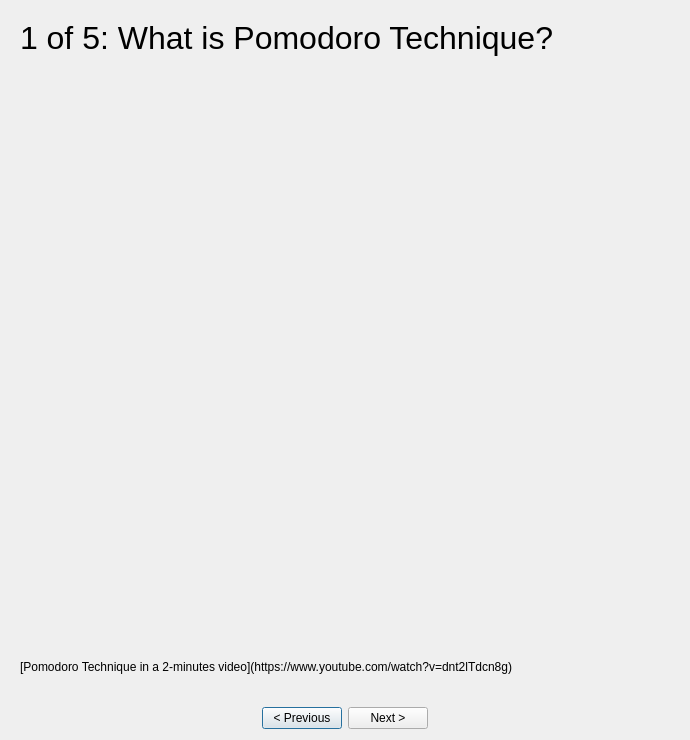
<?xml version="1.0" encoding="UTF-8"?>
<ui version="4.0">
 <class>Dialog</class>
 <widget class="QDialog" name="Dialog">
  <property name="geometry">
   <rect>
    <x>0</x>
    <y>0</y>
    <width>688</width>
    <height>740</height>
   </rect>
  </property>
  <property name="windowTitle">
   <string>Quick tour</string>
  </property>
  <layout class="QVBoxLayout" name="verticalLayout">
   <item>
    <widget class="QStackedWidget" name="pages">
     <property name="currentIndex">
      <number>0</number>
     </property>
     <widget class="QWidget" name="page1">
      <layout class="QVBoxLayout" name="verticalLayout_12">
       <item>
        <widget class="QLabel" name="title1">
         <property name="font">
          <font>
           <pointsize>24</pointsize>
          </font>
         </property>
         <property name="text">
          <string>1 of 5: What is Pomodoro Technique?</string>
         </property>
        </widget>
       </item>
       <item>
        <spacer name="vs12">
         <property name="orientation">
          <enum>Qt::Vertical</enum>
         </property>
         <property name="sizeHint" stdset="0">
          <size>
           <width>20</width>
           <height>40</height>
          </size>
         </property>
        </spacer>
       </item>
       <item>
        <layout class="QHBoxLayout" name="hl12">
         <item>
          <spacer name="hs13">
           <property name="orientation">
            <enum>Qt::Horizontal</enum>
           </property>
           <property name="sizeHint" stdset="0">
            <size>
             <width>40</width>
             <height>20</height>
            </size>
           </property>
          </spacer>
         </item>
         <item>
          <widget class="QLabel" name="image1">
           <property name="sizePolicy">
            <sizepolicy hsizetype="Fixed" vsizetype="Fixed">
             <horstretch>1</horstretch>
             <verstretch>1</verstretch>
            </sizepolicy>
           </property>
           <property name="minimumSize">
            <size>
             <width>650</width>
             <height>575</height>
            </size>
           </property>
           <property name="text">
            <string/>
           </property>
           <property name="pixmap">
            <pixmap>:/tutorial/step1.png</pixmap>
           </property>
           <property name="alignment">
            <set>Qt::AlignLeading|Qt::AlignLeft|Qt::AlignVCenter</set>
           </property>
          </widget>
         </item>
         <item>
          <spacer name="hs14">
           <property name="orientation">
            <enum>Qt::Horizontal</enum>
           </property>
           <property name="sizeHint" stdset="0">
            <size>
             <width>40</width>
             <height>20</height>
            </size>
           </property>
          </spacer>
         </item>
        </layout>
       </item>
       <item>
        <widget class="QLabel" name="description1">
         <property name="text">
          <string>[Pomodoro Technique in a 2-minutes video](https://www.youtube.com/watch?v=dnt2lTdcn8g)</string>
         </property>
         <property name="textFormat">
          <enum>Qt::MarkdownText</enum>
         </property>
         <property name="wordWrap">
          <bool>true</bool>
         </property>
         <property name="openExternalLinks">
          <bool>true</bool>
         </property>
        </widget>
       </item>
       <item>
        <spacer name="vs11">
         <property name="orientation">
          <enum>Qt::Vertical</enum>
         </property>
         <property name="sizeHint" stdset="0">
          <size>
           <width>20</width>
           <height>40</height>
          </size>
         </property>
        </spacer>
       </item>
      </layout>
     </widget>
     <widget class="QWidget" name="page2">
      <layout class="QVBoxLayout" name="verticalLayout_22">
       <item>
        <widget class="QLabel" name="title2">
         <property name="font">
          <font>
           <pointsize>24</pointsize>
          </font>
         </property>
         <property name="text">
          <string>2 of 5: Flowkeeper main window</string>
         </property>
        </widget>
       </item>
       <item>
        <spacer name="vs21">
         <property name="orientation">
          <enum>Qt::Vertical</enum>
         </property>
         <property name="sizeHint" stdset="0">
          <size>
           <width>20</width>
           <height>40</height>
          </size>
         </property>
        </spacer>
       </item>
       <item>
        <layout class="QHBoxLayout" name="hl22">
         <item>
          <spacer name="hs23">
           <property name="orientation">
            <enum>Qt::Horizontal</enum>
           </property>
           <property name="sizeHint" stdset="0">
            <size>
             <width>40</width>
             <height>20</height>
            </size>
           </property>
          </spacer>
         </item>
         <item>
          <widget class="QLabel" name="image2">
           <property name="sizePolicy">
            <sizepolicy hsizetype="Fixed" vsizetype="Fixed">
             <horstretch>1</horstretch>
             <verstretch>1</verstretch>
            </sizepolicy>
           </property>
           <property name="minimumSize">
            <size>
             <width>650</width>
             <height>575</height>
            </size>
           </property>
           <property name="text">
            <string/>
           </property>
           <property name="pixmap">
            <pixmap>:/tutorial/step2.png</pixmap>
           </property>
           <property name="alignment">
            <set>Qt::AlignLeading|Qt::AlignLeft|Qt::AlignVCenter</set>
           </property>
          </widget>
         </item>
         <item>
          <spacer name="hs24">
           <property name="orientation">
            <enum>Qt::Horizontal</enum>
           </property>
           <property name="sizeHint" stdset="0">
            <size>
             <width>40</width>
             <height>20</height>
            </size>
           </property>
          </spacer>
         </item>
        </layout>
       </item>
       <item>
        <spacer name="vs21">
         <property name="orientation">
          <enum>Qt::Vertical</enum>
         </property>
         <property name="sizeHint" stdset="0">
          <size>
           <width>20</width>
           <height>40</height>
          </size>
         </property>
        </spacer>
       </item>
      </layout>
     </widget>
     <widget class="QWidget" name="page3">
      <layout class="QVBoxLayout" name="verticalLayout_32">
       <item>
        <widget class="QLabel" name="title3">
         <property name="font">
          <font>
           <pointsize>24</pointsize>
          </font>
         </property>
         <property name="text">
          <string>3 of 5: Work items and Pomodoro</string>
         </property>
        </widget>
       </item>
       <item>
        <spacer name="vs32">
         <property name="orientation">
          <enum>Qt::Vertical</enum>
         </property>
         <property name="sizeHint" stdset="0">
          <size>
           <width>20</width>
           <height>40</height>
          </size>
         </property>
        </spacer>
       </item>
       <item>
        <layout class="QHBoxLayout" name="hl32">
         <item>
          <spacer name="hs33">
           <property name="orientation">
            <enum>Qt::Horizontal</enum>
           </property>
           <property name="sizeHint" stdset="0">
            <size>
             <width>40</width>
             <height>20</height>
            </size>
           </property>
          </spacer>
         </item>
         <item>
          <widget class="QLabel" name="image3">
           <property name="sizePolicy">
            <sizepolicy hsizetype="Fixed" vsizetype="Fixed">
             <horstretch>1</horstretch>
             <verstretch>1</verstretch>
            </sizepolicy>
           </property>
           <property name="minimumSize">
            <size>
             <width>650</width>
             <height>575</height>
            </size>
           </property>
           <property name="text">
            <string/>
           </property>
           <property name="pixmap">
            <pixmap>:/tutorial/step3.png</pixmap>
           </property>
           <property name="alignment">
            <set>Qt::AlignLeading|Qt::AlignLeft|Qt::AlignVCenter</set>
           </property>
          </widget>
         </item>
         <item>
          <spacer name="hs34">
           <property name="orientation">
            <enum>Qt::Horizontal</enum>
           </property>
           <property name="sizeHint" stdset="0">
            <size>
             <width>40</width>
             <height>20</height>
            </size>
           </property>
          </spacer>
         </item>
        </layout>
       </item>
       <item>
        <spacer name="vs31">
         <property name="orientation">
          <enum>Qt::Vertical</enum>
         </property>
         <property name="sizeHint" stdset="0">
          <size>
           <width>20</width>
           <height>40</height>
          </size>
         </property>
        </spacer>
       </item>
      </layout>
     </widget>
     <widget class="QWidget" name="page4">
      <layout class="QVBoxLayout" name="verticalLayout_42">
       <item>
        <widget class="QLabel" name="title4">
         <property name="font">
          <font>
           <pointsize>24</pointsize>
          </font>
         </property>
         <property name="text">
          <string>4 of 5: Connection settings</string>
         </property>
        </widget>
       </item>
       <item>
        <spacer name="vs42">
         <property name="orientation">
          <enum>Qt::Vertical</enum>
         </property>
         <property name="sizeHint" stdset="0">
          <size>
           <width>20</width>
           <height>40</height>
          </size>
         </property>
        </spacer>
       </item>
       <item>
        <layout class="QHBoxLayout" name="hl42">
         <item>
          <spacer name="hs43">
           <property name="orientation">
            <enum>Qt::Horizontal</enum>
           </property>
           <property name="sizeHint" stdset="0">
            <size>
             <width>40</width>
             <height>20</height>
            </size>
           </property>
          </spacer>
         </item>
         <item>
          <widget class="QLabel" name="image4">
           <property name="sizePolicy">
            <sizepolicy hsizetype="Fixed" vsizetype="Fixed">
             <horstretch>1</horstretch>
             <verstretch>1</verstretch>
            </sizepolicy>
           </property>
           <property name="minimumSize">
            <size>
             <width>650</width>
             <height>575</height>
            </size>
           </property>
           <property name="text">
            <string/>
           </property>
           <property name="pixmap">
            <pixmap>:/tutorial/step4.png</pixmap>
           </property>
           <property name="alignment">
            <set>Qt::AlignLeading|Qt::AlignLeft|Qt::AlignVCenter</set>
           </property>
          </widget>
         </item>
         <item>
          <spacer name="hs44">
           <property name="orientation">
            <enum>Qt::Horizontal</enum>
           </property>
           <property name="sizeHint" stdset="0">
            <size>
             <width>40</width>
             <height>20</height>
            </size>
           </property>
          </spacer>
         </item>
        </layout>
       </item>
       <item>
        <spacer name="vs41">
         <property name="orientation">
          <enum>Qt::Vertical</enum>
         </property>
         <property name="sizeHint" stdset="0">
          <size>
           <width>20</width>
           <height>40</height>
          </size>
         </property>
        </spacer>
       </item>
       <item>
        <widget class="QLabel" name="description4">
         <property name="text">
          <string>[Sign up at flowkeeper.org](https://app.flowkeeper.org/)</string>
         </property>
         <property name="textFormat">
          <enum>Qt::MarkdownText</enum>
         </property>
         <property name="wordWrap">
          <bool>true</bool>
         </property>
         <property name="openExternalLinks">
          <bool>true</bool>
         </property>
        </widget>
       </item>
      </layout>
     </widget>
     <widget class="QWidget" name="page5">
      <layout class="QVBoxLayout" name="verticalLayout_52">
       <item>
        <widget class="QLabel" name="title5">
         <property name="font">
          <font>
           <pointsize>24</pointsize>
          </font>
         </property>
         <property name="text">
          <string>5 of 5: Customization</string>
         </property>
        </widget>
       </item>
       <item>
        <spacer name="vs52">
         <property name="orientation">
          <enum>Qt::Vertical</enum>
         </property>
         <property name="sizeHint" stdset="0">
          <size>
           <width>20</width>
           <height>40</height>
          </size>
         </property>
        </spacer>
       </item>
       <item>
        <layout class="QHBoxLayout" name="hl52">
         <item>
          <spacer name="hs53">
           <property name="orientation">
            <enum>Qt::Horizontal</enum>
           </property>
           <property name="sizeHint" stdset="0">
            <size>
             <width>40</width>
             <height>20</height>
            </size>
           </property>
          </spacer>
         </item>
         <item>
          <widget class="QLabel" name="image5">
           <property name="sizePolicy">
            <sizepolicy hsizetype="Fixed" vsizetype="Fixed">
             <horstretch>1</horstretch>
             <verstretch>1</verstretch>
            </sizepolicy>
           </property>
           <property name="minimumSize">
            <size>
             <width>650</width>
             <height>575</height>
            </size>
           </property>
           <property name="text">
            <string/>
           </property>
           <property name="pixmap">
            <pixmap>:/tutorial/step5.png</pixmap>
           </property>
           <property name="alignment">
            <set>Qt::AlignLeading|Qt::AlignLeft|Qt::AlignVCenter</set>
           </property>
          </widget>
         </item>
         <item>
          <spacer name="hs54">
           <property name="orientation">
            <enum>Qt::Horizontal</enum>
           </property>
           <property name="sizeHint" stdset="0">
            <size>
             <width>40</width>
             <height>20</height>
            </size>
           </property>
          </spacer>
         </item>
        </layout>
       </item>
       <item>
        <spacer name="vs51">
         <property name="orientation">
          <enum>Qt::Vertical</enum>
         </property>
         <property name="sizeHint" stdset="0">
          <size>
           <width>20</width>
           <height>40</height>
          </size>
         </property>
        </spacer>
       </item>
      </layout>
     </widget>
    </widget>
   </item>
   <item>
    <layout class="QHBoxLayout" name="hl">
     <item>
      <spacer name="hs1">
       <property name="orientation">
        <enum>Qt::Horizontal</enum>
       </property>
       <property name="sizeHint" stdset="0">
        <size>
         <width>40</width>
         <height>20</height>
        </size>
       </property>
      </spacer>
     </item>
     <item>
      <widget class="QPushButton" name="previous">
       <property name="enabled">
        <bool>true</bool>
       </property>
       <property name="text">
        <string>&lt; Previous</string>
       </property>
      </widget>
     </item>
     <item>
      <widget class="QPushButton" name="next">
       <property name="text">
        <string>Next &gt;</string>
       </property>
      </widget>
     </item>
     <item>
      <spacer name="hs2">
       <property name="orientation">
        <enum>Qt::Horizontal</enum>
       </property>
       <property name="sizeHint" stdset="0">
        <size>
         <width>40</width>
         <height>20</height>
        </size>
       </property>
      </spacer>
     </item>
    </layout>
   </item>
  </layout>
 </widget>
 <resources/>
 <connections/>
</ui>
